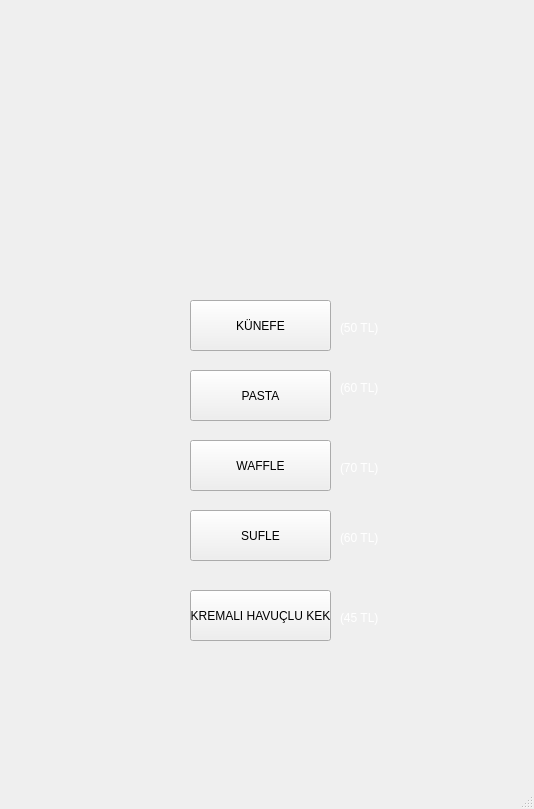
<?xml version="1.0" encoding="UTF-8"?>
<ui version="4.0">
 <class>MainWindow</class>
 <widget class="QMainWindow" name="MainWindow">
  <property name="geometry">
   <rect>
    <x>0</x>
    <y>0</y>
    <width>534</width>
    <height>809</height>
   </rect>
  </property>
  <property name="windowTitle">
   <string>MainWindow</string>
  </property>
  <property name="styleSheet">
   <string notr="true">#centralwidget{
border-image: url(:/men/Menu-PNG-File.png);}</string>
  </property>
  <widget class="QWidget" name="centralwidget">
   <widget class="QPushButton" name="pushButton_KUNEFE">
    <property name="geometry">
     <rect>
      <x>190</x>
      <y>300</y>
      <width>141</width>
      <height>51</height>
     </rect>
    </property>
    <property name="text">
     <string>KÜNEFE</string>
    </property>
   </widget>
   <widget class="QLabel" name="label">
    <property name="geometry">
     <rect>
      <x>340</x>
      <y>320</y>
      <width>91</width>
      <height>16</height>
     </rect>
    </property>
    <property name="styleSheet">
     <string notr="true">color: rgb(255, 255, 255);</string>
    </property>
    <property name="text">
     <string>(50 TL)</string>
    </property>
   </widget>
   <widget class="QPushButton" name="pushButton_PASTA">
    <property name="geometry">
     <rect>
      <x>190</x>
      <y>370</y>
      <width>141</width>
      <height>51</height>
     </rect>
    </property>
    <property name="text">
     <string>PASTA</string>
    </property>
   </widget>
   <widget class="QLabel" name="label_2">
    <property name="geometry">
     <rect>
      <x>340</x>
      <y>380</y>
      <width>55</width>
      <height>16</height>
     </rect>
    </property>
    <property name="styleSheet">
     <string notr="true">color: rgb(255, 255, 255);</string>
    </property>
    <property name="text">
     <string>(60 TL)</string>
    </property>
   </widget>
   <widget class="QPushButton" name="pushButton_WAFFLE">
    <property name="geometry">
     <rect>
      <x>190</x>
      <y>440</y>
      <width>141</width>
      <height>51</height>
     </rect>
    </property>
    <property name="text">
     <string>WAFFLE</string>
    </property>
   </widget>
   <widget class="QLabel" name="label_3">
    <property name="geometry">
     <rect>
      <x>340</x>
      <y>460</y>
      <width>71</width>
      <height>16</height>
     </rect>
    </property>
    <property name="styleSheet">
     <string notr="true">color: rgb(255, 255, 255);</string>
    </property>
    <property name="text">
     <string>(70 TL)</string>
    </property>
   </widget>
   <widget class="QPushButton" name="pushButton_SUFLE">
    <property name="geometry">
     <rect>
      <x>190</x>
      <y>510</y>
      <width>141</width>
      <height>51</height>
     </rect>
    </property>
    <property name="text">
     <string>SUFLE</string>
    </property>
   </widget>
   <widget class="QLabel" name="label_4">
    <property name="geometry">
     <rect>
      <x>340</x>
      <y>530</y>
      <width>55</width>
      <height>16</height>
     </rect>
    </property>
    <property name="styleSheet">
     <string notr="true">color: rgb(255, 255, 255);</string>
    </property>
    <property name="text">
     <string>(60 TL)</string>
    </property>
   </widget>
   <widget class="QPushButton" name="pushButton_KREHAVUC">
    <property name="geometry">
     <rect>
      <x>190</x>
      <y>590</y>
      <width>141</width>
      <height>51</height>
     </rect>
    </property>
    <property name="text">
     <string>KREMALI HAVUÇLU KEK</string>
    </property>
   </widget>
   <widget class="QLabel" name="label_5">
    <property name="geometry">
     <rect>
      <x>340</x>
      <y>610</y>
      <width>55</width>
      <height>16</height>
     </rect>
    </property>
    <property name="styleSheet">
     <string notr="true">color: rgb(255, 255, 255);</string>
    </property>
    <property name="text">
     <string>(45 TL)</string>
    </property>
   </widget>
  </widget>
  <widget class="QMenuBar" name="menubar">
   <property name="geometry">
    <rect>
     <x>0</x>
     <y>0</y>
     <width>534</width>
     <height>26</height>
    </rect>
   </property>
  </widget>
  <widget class="QStatusBar" name="statusbar"/>
 </widget>
 <resources>
  <include location="sembol.qrc"/>
 </resources>
 <connections/>
</ui>
